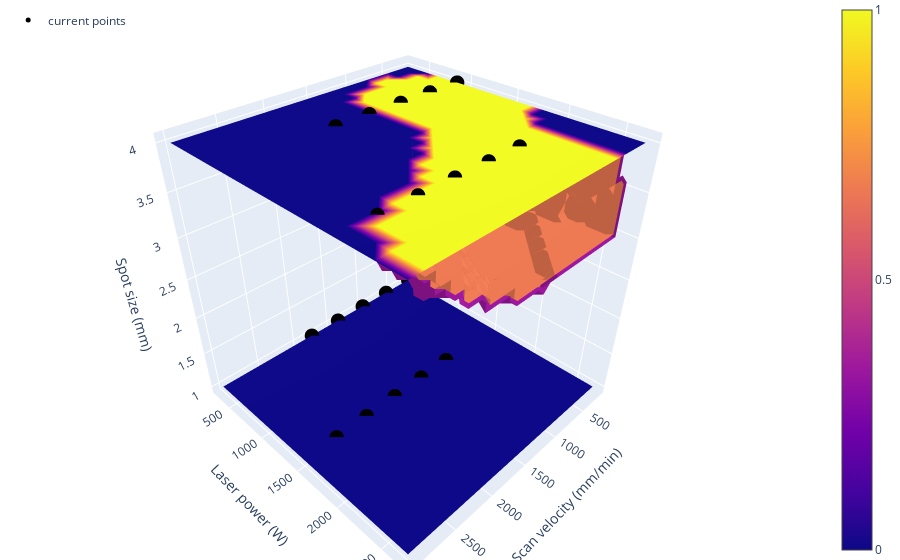

This figure's notebook cell:
### Code cell
N=20
pred, overlap = algo.get_posterior_grid(N)
# minus_15, plus_15 = algo.get_test_points(num_points=10, uncertainty=0.15)

x=np.linspace(bounds[0][0], bounds[1][0], N)
y=np.linspace(bounds[0][1], bounds[1][1], N)
z=np.linspace(bounds[0][2], bounds[1][2], N)

Xplt, Yplt, Zplt = np.meshgrid(x,y,z)
Xplt = torch.from_numpy(Xplt)
Yplt = torch.from_numpy(Yplt)
Zplt = torch.from_numpy(Zplt)

fig = go.Figure(
    go.Isosurface(
        x=Xplt.flatten(),
        y=Yplt.flatten(),
        z=Zplt.flatten(),
        value=overlap,
        isomin=0,
        isomax=1,
        surface_count=4,  # number of isosurfaces, 2 by default: only min and max
        colorbar_nticks=4,  # colorbar ticks correspond to isosurface values
        caps=dict(x_show=False, y_show=False),
    )
)
fig.add_trace(
    go.Scatter3d(
        x=X[:,0],
        y=X[:,1],
        z=X[:,2],
        # text=[f"{yname[i]} : {value}" for value in dff[yname[i]]],
        mode="markers",
        marker=dict(size=5, color='black'),
        name = "current points"
    )
)
# fig.add_trace(
#     go.Scatter3d(
#         x=plus_15[:,0],
#         y=plus_15[:,1],
#         z=plus_15[:,2],
#         # text=[f"{yname[i]} : {value}" for value in dff[yname[i]]],
#         mode="markers",
#     )
# )
fig.update_layout(
    autosize=True,
    showlegend=True,
    scene=dict(
        xaxis_title="Scan velocity (mm/min)", yaxis_title="Laser power (W)", zaxis_title="Spot size (mm)"
    ),
    margin=dict(l=0, r=0, b=0, t=0),
)
fig.update_layout(legend=dict(
    yanchor="top",
    y=0.99,
    xanchor="left",
    x=0.01
))
fig.show()

### Figure 1 — Plotly figure (JSON) as saved in the notebook; plotly's stock layout.template omitted (floating-point values rounded to 4 significant figures; data arrays with more than 128 entries replaced by an {"elided": "..."} marker saying what was removed)
{"data": [{"caps": {"x": {"show": false}, "y": {"show": false}}, "colorbar": {"nticks": 4}, "isomax": 1, "isomin": 0, "surface": {"count": 4}, "type": "isosurface", "value": {"elided": "8000 int values"}, "x": {"elided": "8000 float values"}, "y": {"elided": "8000 float values"}, "z": {"elided": "8000 float values"}}, {"marker": {"color": "black", "size": 5}, "mode": "markers", "name": "current points", "type": "scatter3d", "x": [200, 600, 1000, 1400, 1800, 1000, 1400, 1800, 2200, 2600, 200, 600, 1000, 1400, 1800, 1000, 1400, 1800, 2200, 2600], "y": [300, 300, 300, 300, 300, 1500, 1500, 1500, 1500, 1500, 900, 900, 900, 900, 900, 2100, 2100, 2100, 2100, 2100], "z": [1, 1, 1, 1, 1, 1, 1, 1, 1, 1, 4, 4, 4, 4, 4, 4, 4, 4, 4, 4]}], "layout": {"autosize": true, "legend": {"x": 0.01, "xanchor": "left", "y": 0.99, "yanchor": "top"}, "margin": {"b": 0, "l": 0, "r": 0, "t": 0}, "scene": {"xaxis": {"title": {"text": "Scan velocity (mm/min)"}}, "yaxis": {"title": {"text": "Laser power (W)"}}, "zaxis": {"title": {"text": "Spot size (mm)"}}}, "showlegend": true}}
